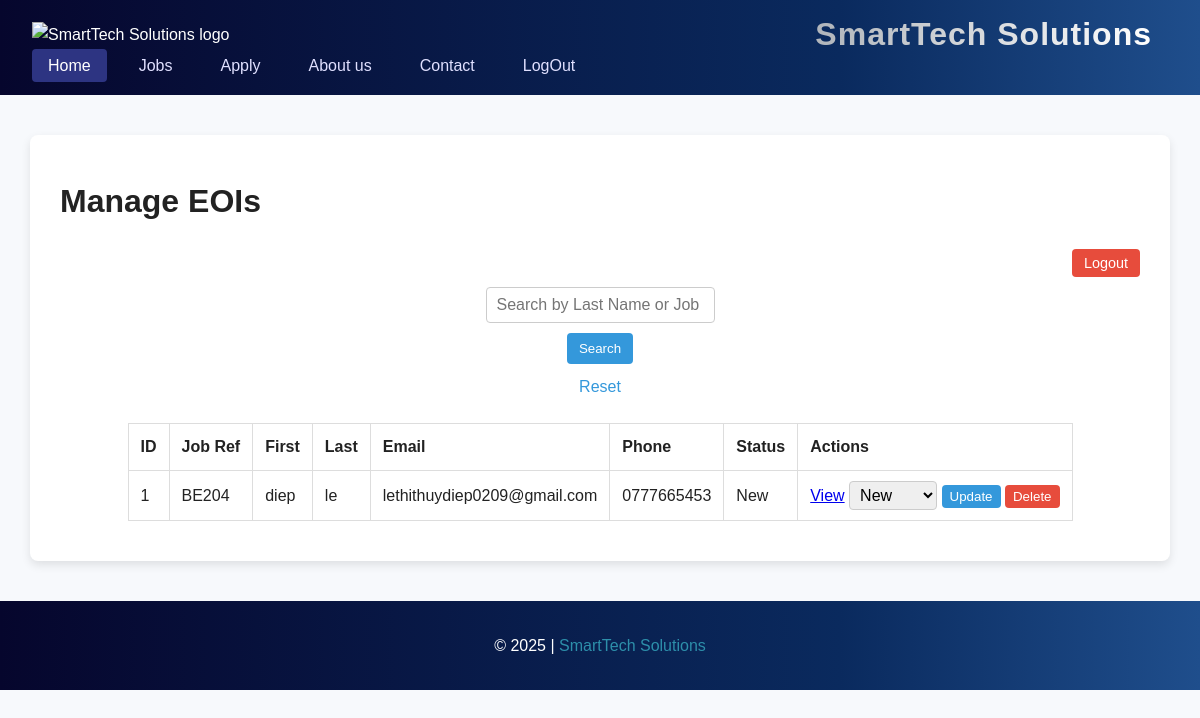
The app's page /manage.php (signed in) with its own data.
### tables this page shows
CREATE TABLE `eoi` (
  `EOInumber` int(11) NOT NULL,
  `job_ref` varchar(5) NOT NULL,
  `first_name` varchar(20) NOT NULL,
  `last_name` varchar(20) NOT NULL,
  `dob` varchar(10) NOT NULL,
  `gender` enum('Male','Female','Other') NOT NULL,
  `street` varchar(40) NOT NULL,
  `suburb` varchar(40) NOT NULL,
  `state` varchar(3) NOT NULL,
  `postcode` varchar(4) NOT NULL,
  `email` varchar(50) NOT NULL,
  `phone` varchar(12) NOT NULL,
  `skill1` varchar(30) DEFAULT NULL,
  `skill2` varchar(30) DEFAULT NULL,
  `skill3` varchar(30) DEFAULT NULL,
  `skill4` varchar(30) DEFAULT NULL,
  `other_skills` text DEFAULT NULL,
  `status` enum('New','Current','Final') DEFAULT 'New'
);

### manage.php (the view, shortened to what this page needs)
<?php
require_once 'settings.php';
$search = trim($_GET['search'] ?? '');
$where_sql = "";
$sql = "SELECT EOInumber AS id, job_ref AS jobref, first_name AS fname, last_name AS lname, email, phone, status
        FROM eoi
        $where_sql
        ORDER BY EOInumber DESC";
$stmt = $conn->prepare($sql);
$stmt->execute();
$result = $stmt->get_result();
?>
<!DOCTYPE html>
<html lang="en">
<head>
    <link rel="stylesheet" href="styles/styles.css">
    <link rel="stylesheet" href="styles/manage.css">
</head>
<body>
    <?php include 'header.inc'; ?>
    <main>
        <h1>Manage EOIs</h1>
        <div class="logout-container">
            <form action="manager_logout.php" method="post" style="display:inline;">
                <button type="submit" class="logout">Logout</button>
            </form>
        </div>
        <form method="get" action="manage.php" class="search-form">
            <input type="text" name="search" placeholder="Search by Last Name or Job Ref"
                value="<?= htmlspecialchars($search) ?>">
            <button type="submit">Search</button>
            <a href="manage.php">Reset</a>
        </form>
        <table border="1" cellpadding="6" cellspacing="0">
            <tr>
                <th>ID</th>
                <th>Job Ref</th>
                <th>First</th>
                <th>Last</th>
                <th>Email</th>
                <th>Phone</th>
                <th>Status</th>
                <th>Actions</th>
            </tr>
            <?php while ($row = $result->fetch_assoc()): ?>
            <tr>
                <td><?= $row['id'] ?></td>
                <td><?= htmlspecialchars($row['jobref']) ?></td>
                <td><?= htmlspecialchars($row['fname']) ?></td>
                <td><?= htmlspecialchars($row['lname']) ?></td>
                <td><?= htmlspecialchars($row['email']) ?></td>
                <td><?= htmlspecialchars($row['phone']) ?></td>
                <td><?= htmlspecialchars($row['status']) ?></td>
                <td>
                    <a href="view_eoi.php?id=<?= $row['id'] ?>">View</a>
                    <form action="update_status.php" method="post" style="display:inline-block;">
                        <select name="status">
                            <?php
                                foreach (['New', 'Current', 'Final'] as $s) {
                                    $sel = ($s === $row['status']) ? "selected" : "";
                                    echo "<option value='$s' $sel>$s</option>";
                                }
                                ?>
                        </select>
                        <button type="submit" class="update">Update</button>
                    </form>
                    <form action="delete_eoi.php" method="post" style="display:inline-block;"
                        onsubmit="return confirm('Delete this EOI?');">
                        <button type="submit" class="delete">Delete</button>
                    </form>
                </td>
            </tr>
            <?php endwhile; ?>
        </table>
    </main>
    <?php include 'footer.inc'; ?>
</body>
</html>

### styles/styles.css (style rules this page uses)
body { font-family: Arial, sans-serif; margin: 0; padding: 0; line-height: 1.6; background-color: #f7f9fc; color: #222; }
form { display: flex; flex-direction: column; gap: 1.5rem; }
input[type="text"], input[type="email"], input[type="tel"], input[type="date"], select, textarea { flex: 1; padding: 0.5rem; border: 1px solid #ccc; border-radius: 6px; font-size: 1rem; }
main { width: 90%; max-width: 1200px; margin: 2rem auto; background: #ffffff; padding: 2rem; border-radius: 10px; box-shadow: 0 2px 10px rgba(0, 0, 0, 0.1); }

### styles/manage.css (style rules this page uses)
main { max-width: 1200px; margin: 40px auto; padding: 20px 30px; background-color: #fff; border-radius: 8px; box-shadow: 0 4px 10px rgba(0, 0, 0, 0.1); }
.logout-container { text-align: right; margin-bottom: 10px; }
.logout-container .logout { padding: 6px 12px; background-color: #e74c3c; color: #fff; border: none; border-radius: 4px; cursor: pointer; font-size: 0.9rem; }
.search-form { margin: 0 auto 1.5rem auto; display: flex; align-items: center; justify-content: center; gap: 10px; max-width: 600px; }
.search-form input[type="text"] { flex: 1; padding: 8px 10px; border: 1px solid #ccc; border-radius: 4px; box-sizing: border-box; }
.search-form button { padding: 8px 12px; background-color: #3498db; color: #fff; border-radius: 4px; border: none; cursor: pointer; }
.search-form a { text-decoration: none; color: #3498db; }
main table td select { padding: 4px 6px; border-radius: 4px; border: 1px solid #ccc; }
main table td button.update { background-color: #3498db; color: #fff; border-radius: 4px; padding: 4px 8px; border: none; cursor: pointer; }
main table td button.delete { background-color: #e74c3c; color: #fff; border-radius: 4px; padding: 4px 8px; border: none; cursor: pointer; }
main table th, main table td { padding: 10px 12px !important; text-align: left !important; border: 1px solid #ddd !important; }
main table { margin: 0 auto 20px auto; border-collapse: collapse; width: auto; min-width: 600px; }

### records on screen
eoi: EOInumber "1", job_ref "BE204", first_name "diep", last_name "le", email "lethithuydiep0209@gmail.com", phone "0777665453", status "New"

### other values on screen
form field status "New"
